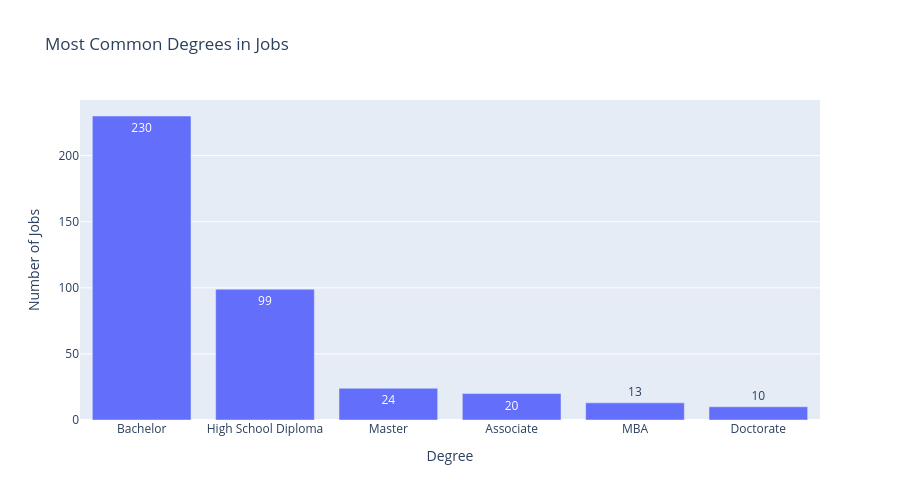

The notebook cell saved with this chart:
### Code cell
from ast import literal_eval

# turn back to list
job_df["degrees"] = job_df["degrees"].apply(literal_eval)

degree_counts = (
    job_df["degrees"]
    .explode()                
    .dropna()
    .value_counts()
    .reset_index()
)

degree_counts.columns = ["Degree", "Count"]

fig = px.bar(
    degree_counts,
    x="Degree",
    y="Count",
    text="Count",
    title="Most Common Degrees in Jobs"
)

fig.update_layout(
    width=900,
    height=500,
    xaxis_title="Degree",
    yaxis_title="Number of Jobs"
)

fig.show()

### Figure 1 — Plotly figure (JSON) as saved in the notebook; plotly's stock layout.template omitted (floating-point values rounded to 4 significant figures)
{"data": [{"hovertemplate": "Degree=%{x}<br>Count=%{text}<extra></extra>", "legendgroup": "", "marker": {"color": "#636efa", "pattern": {"shape": ""}}, "name": "", "orientation": "v", "showlegend": false, "text": [230.0, 99.0, 24.0, 20.0, 13.0, 10.0], "textposition": "auto", "type": "bar", "x": ["Bachelor", "High School Diploma", "Master", "Associate", "MBA", "Doctorate"], "xaxis": "x", "y": [230, 99, 24, 20, 13, 10], "yaxis": "y"}], "layout": {"barmode": "relative", "height": 500, "legend": {"tracegroupgap": 0}, "title": {"text": "Most Common Degrees in Jobs"}, "width": 900, "xaxis": {"anchor": "y", "domain": [0, 1], "title": {"text": "Degree"}}, "yaxis": {"anchor": "x", "domain": [0, 1], "title": {"text": "Number of Jobs"}}}}
